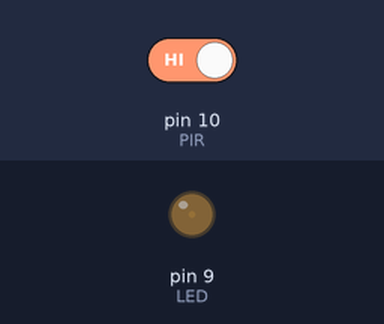
The sketch below on a simulated Arduino Uno, built with avr-gcc and run on an emulated ATmega328P. Parts: output pins drawn as LEDs (lit = HIGH). The inputs (shaded band) are chosen by the test bench; at power-on: pin 10 (PIR) HIGH.

Above: at 0.15 s.
At 1.05 s:
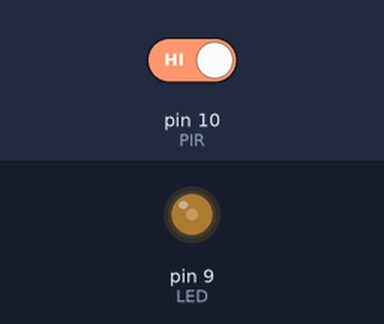
At 1.9 s:
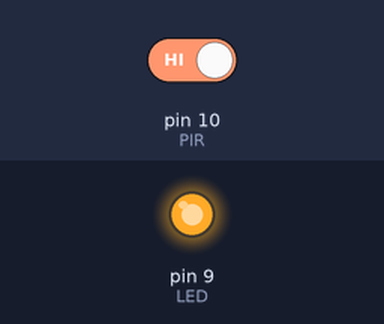
Timing chart, 0 to 3.4 s (numbered marks = the images above):
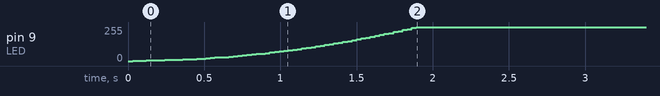

The sketch:

pir2pwm.ino
```cpp
#include <avr\wdt.h>
const byte loga[64]={0,1,2,3,4,5,6,7,8,9,10,11,12,13,14,16,18,22,25,28,29,30,33,36,39,42,46,49,53,56,60,64,68,72,
77,81,86,90,95,100,105,110,116,121,127,132,138,144,150,156,163,169,176,182,189,196,203,210,218,225,233,240,248,255};

#define PIR                (10)
#define LED                (9)
#define MAX_NO_MOTION      (40000)
#define STEP_LEVEL         (30)

byte          level_led   = 0;
bool          ena_light   = 0;
unsigned long last_motion = millis(),
              last_chng   = millis();

void setup(){
  pinMode(PIR,INPUT_PULLUP);
  pinMode(LED,OUTPUT);
  wdt_enable(WDTO_2S);
}

void loop(){
  if(digitalRead(PIR)){
    ena_light=1;
    last_motion=millis();
  }
  if(millis()-last_motion>=MAX_NO_MOTION) ena_light=0;

  if(ena_light){
    if(millis()-last_chng>=STEP_LEVEL && level_led<63){
      level_led++;
      last_chng=millis();
    }
  }else{
    if(millis()-last_chng>=STEP_LEVEL && level_led>0){
      level_led--;
      last_chng=millis();
    }
  }
  analogWrite(LED,loga[level_led]);

  wdt_reset();
}
```

Measured:
- by itself, pin 9 (LED): moves from 0/255 to 255/255 over 1.9 s
